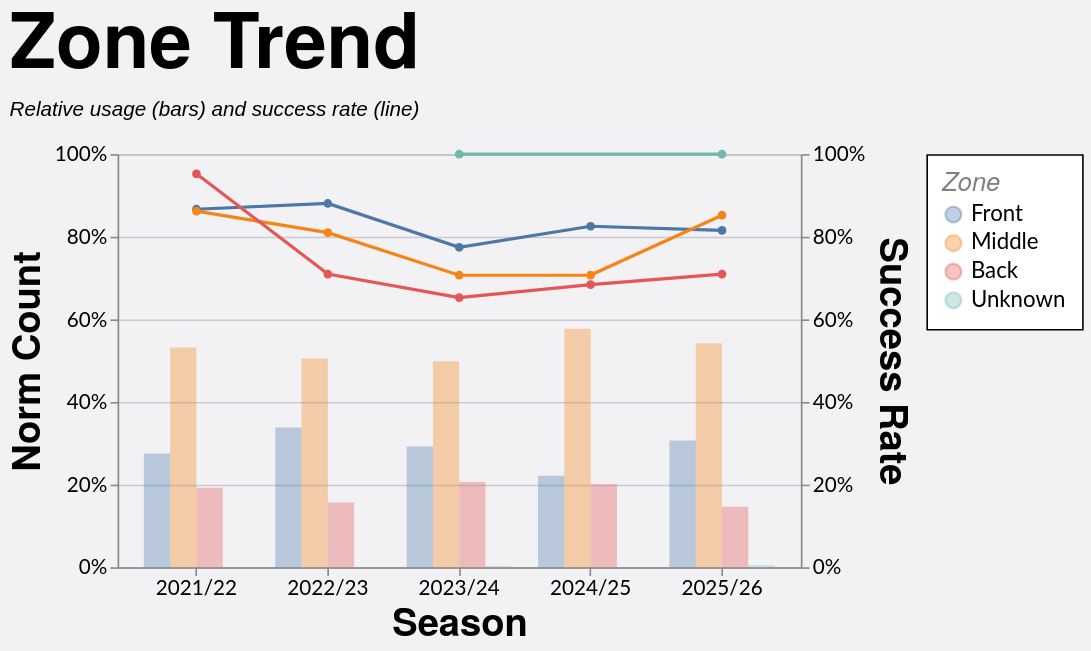

Write a Vega-Lite specification for this figure.
### Vega-Lite specification from a JSON file in a GitHub repository (floating-point values rounded to 4 significant figures; data arrays with more than 128 entries replaced by an {"elided": "..."} marker saying what was removed)
{"config": {"axis": {"labelFont": "Lato, sans-serif", "titleFont": "PT Sans Narrow, Helvetica Neue, Helvetica, Arial, sans-serif", "labelFontSize": 13, "titleFontSize": 24, "gridColor": "#202947", "gridOpacity": 0.2}, "header": {"labelFont": "PT Sans Narrow, Helvetica Neue, Helvetica, Arial, sans-serif", "titleFont": "PT Sans Narrow, Helvetica Neue, Helvetica, Arial, sans-serif", "labelFontSize": 24, "titleFontSize": 28, "labelFontWeight": "bold", "orient": "left"}, "legend": {"labelFont": "Lato, sans-serif", "titleFont": "PT Sans Narrow, Helvetica Neue, Helvetica, Arial, sans-serif", "labelFontSize": 14, "titleFontSize": 16, "titlePadding": 5, "fillColor": "white", "strokeColor": "black", "padding": 10, "titleFontWeight": "lighter", "titleFontStyle": "italic", "titleColor": "gray", "offset": 10}, "title": {"font": "PT Sans Narrow, Helvetica Neue, Helvetica, Arial, sans-serif", "fontSize": 48, "fontWeight": "bold", "anchor": "start", "align": "center", "titlePadding": 20, "subtitlePadding": 10, "subtitleFontSize": 13, "subtitleColor": "", "subtitleFontStyle": "italic", "offset": 15, "color": "black"}, "axisX": {"labelAngle": 0}, "facet": {"title": null, "header": null, "align": {"row": "each", "column": "each"}}, "resolve": {"scale": {"y": "independent", "facet": "independent"}}, "background": "#f2f1f4"}, "layer": [{"mark": {"type": "bar", "opacity": 0.35}, "encoding": {"color": {"field": "area", "sort": ["Front", "Middle", "Back"], "title": "Zone", "type": "nominal"}, "tooltip": [{"field": "season", "title": "Season", "type": "nominal"}, {"field": "area", "title": "Zone", "type": "nominal"}, {"field": "won", "format": ",.0f", "title": "Won", "type": "quantitative"}, {"field": "attempts", "format": ",.0f", "title": "Attempts", "type": "quantitative"}, {"field": "norm_count", "format": ".1%", "title": "Norm Count", "type": "quantitative"}, {"field": "success_rate", "format": ".1%", "title": "Success Rate", "type": "quantitative"}], "x": {"field": "season", "sort": ["2021/22", "2022/23", "2023/24", "2024/25", "2025/26"], "title": "Season", "type": "nominal"}, "xOffset": {"field": "area", "sort": ["Front", "Middle", "Back"], "type": "nominal"}, "y": {"axis": {"format": "%", "orient": "left"}, "field": "norm_count", "scale": {"domain": [0, 1]}, "title": "Norm Count", "type": "quantitative"}}, "transform": [{"filter": "(loSquad == 'All' || datum.squad == loSquad) && (loGameType == 'All' || (loGameType == 'League + Cup' && (datum.game_type == 'League' || datum.game_type == 'Cup')) || (loGameType == 'League only' && datum.game_type == 'League') || datum.game_type == loGameType) && (loOpposition == 'All' || datum.opposition == loOpposition) && (loThrower == 'All' || datum.thrower == loThrower) && (loJumper == 'All' || datum.jumper == loJumper) && (loArea == 'All' || datum.area == loArea) && (loNumbers == 'All' || datum.numbers == loNumbers) && (loCallType == 'All' || datum.call_type == loCallType)"}, {"aggregate": [{"op": "count", "as": "attempts"}, {"op": "sum", "field": "won", "as": "won"}], "groupby": ["season", "area"]}, {"joinaggregate": [{"op": "sum", "field": "attempts", "as": "season_attempts"}], "groupby": ["season"]}, {"calculate": "datum.attempts / datum.season_attempts", "as": "norm_count"}, {"calculate": "datum.won / datum.attempts", "as": "success_rate"}]}, {"mark": {"type": "line", "point": true, "strokeWidth": 2}, "encoding": {"color": {"field": "area", "sort": ["Front", "Middle", "Back"], "title": "Zone", "type": "nominal"}, "detail": {"field": "area", "type": "nominal"}, "tooltip": [{"field": "season", "title": "Season", "type": "nominal"}, {"field": "area", "title": "Zone", "type": "nominal"}, {"field": "won", "format": ",.0f", "title": "Won", "type": "quantitative"}, {"field": "attempts", "format": ",.0f", "title": "Attempts", "type": "quantitative"}, {"field": "norm_count", "format": ".1%", "title": "Norm Count", "type": "quantitative"}, {"field": "success_rate", "format": ".1%", "title": "Success Rate", "type": "quantitative"}], "x": {"field": "season", "sort": ["2021/22", "2022/23", "2023/24", "2024/25", "2025/26"], "title": "Season", "type": "nominal"}, "y": {"axis": {"format": "%", "orient": "right"}, "field": "success_rate", "scale": {"domain": [0, 1]}, "title": "Success Rate", "type": "quantitative"}}, "transform": [{"filter": "(loSquad == 'All' || datum.squad == loSquad) && (loGameType == 'All' || (loGameType == 'League + Cup' && (datum.game_type == 'League' || datum.game_type == 'Cup')) || (loGameType == 'League only' && datum.game_type == 'League') || datum.game_type == loGameType) && (loOpposition == 'All' || datum.opposition == loOpposition) && (loThrower == 'All' || datum.thrower == loThrower) && (loJumper == 'All' || datum.jumper == loJumper) && (loArea == 'All' || datum.area == loArea) && (loNumbers == 'All' || datum.numbers == loNumbers) && (loCallType == 'All' || datum.call_type == loCallType)"}, {"aggregate": [{"op": "count", "as": "attempts"}, {"op": "sum", "field": "won", "as": "won"}], "groupby": ["season", "area"]}, {"joinaggregate": [{"op": "sum", "field": "attempts", "as": "season_attempts"}], "groupby": ["season"]}, {"calculate": "datum.attempts / datum.season_attempts", "as": "norm_count"}, {"calculate": "datum.won / datum.attempts", "as": "success_rate"}]}], "data": {"name": "data-1b909dd81513f248a4611f686a65e28d"}, "height": 260, "params": [{"name": "loSquad", "value": "All"}, {"name": "loSeason", "value": "All"}, {"name": "loGameType", "value": "All"}, {"name": "loOpposition", "value": "All"}, {"name": "loThrower", "value": "All"}, {"name": "loJumper", "value": "All"}, {"name": "loArea", "value": "All"}, {"name": "loNumbers", "value": "All"}, {"name": "loCallType", "value": "All"}], "resolve": {"scale": {"y": "independent"}}, "title": {"text": "Zone Trend", "subtitle": "Relative usage (bars) and success rate (line)"}, "width": 430, "$schema": "https://vega.github.io/schema/vega-lite/v5.20.1.json", "datasets": {"data-1b909dd81513f248a4611f686a65e28d": {"elided": "1152 records"}}}
